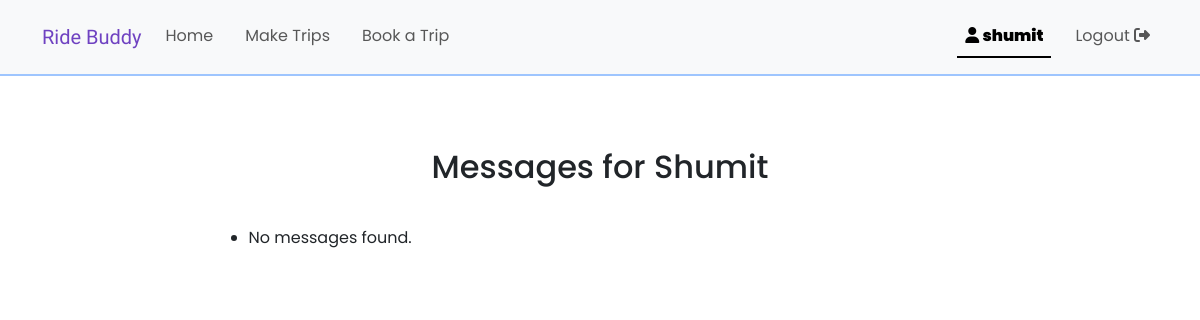
Page /mypage/1 (signed in) on the earlier database version.
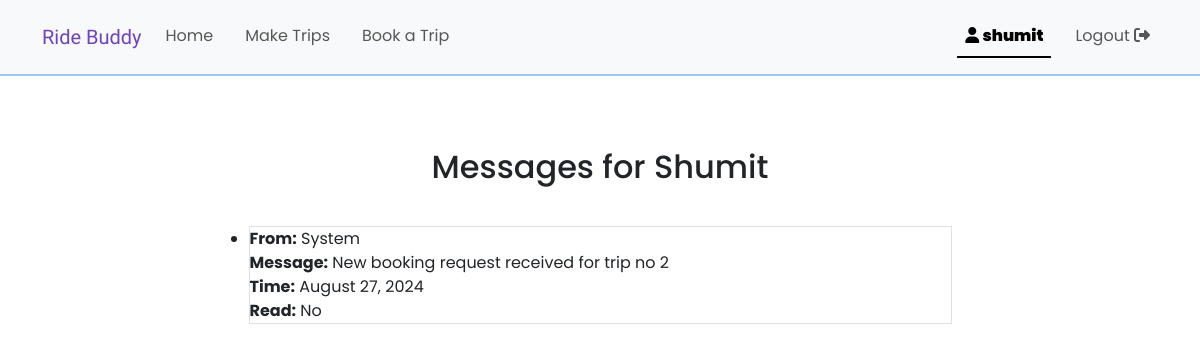
Same page on the later database version.
### RideSharing/models.py (models this page shows)
class User(AbstractUser):
    pass

class Messages(models.Model):
    sender = models.ForeignKey(User, on_delete=models.SET_NULL, null=True, blank=True)
    recipient = models.ForeignKey(User, on_delete=models.CASCADE, related_name='message_recipient')
    content = models.TextField()
    time_stamp = models.DateTimeField(auto_now_add=True)
    system_message = models.BooleanField(default=True)
    read = models.BooleanField(default=False)
    underlying_trip = models.ForeignKey(Trips, on_delete=models.CASCADE)
    underlying_booking = models.ForeignKey(Spot_Bookings, on_delete=models.CASCADE)

### RideSharing/views.py (the view)
# urls.py: path("mypage/<int:user_id>", views.mypage, name="mypage"),
@login_required(login_url ='/login')
def mypage(request, user_id):
    user = User.objects.get(id=user_id)
    my_messages = user.message_recipient.all()
    return render(request, "mypage.html", {
        'recipient' : user,
        'my_messages' : my_messages
    })

### RideSharing/templates/mypage.html (shortened to what this page needs)
{% extends "layout.html" %}
{% block body %}
    <h2 class="text-center">Messages for {{ recipient.username|capfirst }}</h2>
    <ul class="boxes mx-auto">
        {% for message in my_messages %}
            <li onclick="handle_message_click(event)" data-trip-id="{{message.underlying_trip.id}}" data-booking-id="{{message.underlying_booking.id}}" class="border booking_row">
                <strong>From:</strong> {% if message.sender %}{{ message.sender.username }}{% else %}System{% endif %}
                <br>
                <strong>Message:</strong> {{ message.content }}
                <br>
                <strong>Time:</strong> {{ message.time_stamp|date:"F j, Y" }}
                <br>
                <strong>Read:</strong> {{ message.read|yesno:"Yes,No" }}
            </li>
        {% empty %}
            <li>No messages found.</li>
        {% endfor %}
    </ul>
{% endblock %}

### RideSharing/templates/layout.html (shortened to what this page needs)
{% load static %}
<!DOCTYPE html>
<html lang="en">
    <head>
        <link href="https://cdn.jsdelivr.net/npm/bootstrap@5.3.3/dist/css/bootstrap.min.css" rel="stylesheet">
        <link href="{% static 'styles.css' %}" rel="stylesheet">
        </head>
        <body >
            {% include 'component_snippets/navbar.html' %}
                <div class="container-lg pt-5">
                {% block body %}
                {% endblock %}
            </div>
    </body>
</html>

### RideSharing/templates/component_snippets/navbar.html (shortened to what this page needs)
<nav class="navbar navbar-expand-lg bg-body-tertiary border-bottom border-2 border-primary-subtle py-sm-3">
    <div class="container-lg">
        <a class="navbar-brand" href="#" style="color: var(--bs-purple);">
            <span class="logo">
                Ride Buddy
            </span>
        </a>
        <div class="collapse navbar-collapse" id="navbarToggler">
            <ul class="navbar-nav nav-underline me-auto mb-2 mb-lg-0">
                <li class="nav-item">
                    <a class="nav-link" aria-current="page" href="/">Home</a>
                </li>
                <li class="nav-item">
                    <a class="nav-link" href="{% url 'make_trip' %}">Make Trips</a>
                </li>
                <li class="nav-item">
                    <a class="nav-link" href="{% url 'find_trip' %}">Book a Trip</a>
                </li>
            </ul>
            <ul class="navbar-nav nav-underline">
                {% if user.is_authenticated %}
                <li class="nav-item">
                    <a class="nav-link" href="{% url 'mypage' user_id=user.id %}">
                        <div class="position-relative">
                            <i class="fa-solid fa-user"></i>
                            <strong>
                                {{ user.username }}
                            </strong>
                        </div>
                    </a>
                </li>
                <li class="nav-item">
                    <a class="nav-link" href="{% url 'logout' %}">
                        Logout
                        <i class="fa-solid fa-right-from-bracket"></i>
                    </a>
                </li>
                {% endif %}
            </ul>
        </div>
    </div>
</nav>

### RideSharing/static/styles.css (style rules this page uses)
.boxes { padding: 2rem; max-width: 767px; }
.booking_row { position: relative; }
.booking_row::before { content: ""; position: absolute; top: 0; left: 0; right: 0; bottom: 0; background-color: rgba(var(--bs-primary-rgb), 0.3); opacity: 0; pointer-events: none; transition: opacity 0.3s ease; }

### RideSharing/templates/layout.html (style rules this page uses)
body { font-family: "Poppins", sans-serif; }
.logo { font-family: "Playwrite ES Deco", cursive; font-optical-sizing: auto; font-weight: 400; font-style: normal; }

Differences in the rows shown:
added Messages: shows "System", content "New booking request received for trip no 2", time_stamp "August 27, 2024", read "No"
Other differences:
text no longer shown: "No messages found."
